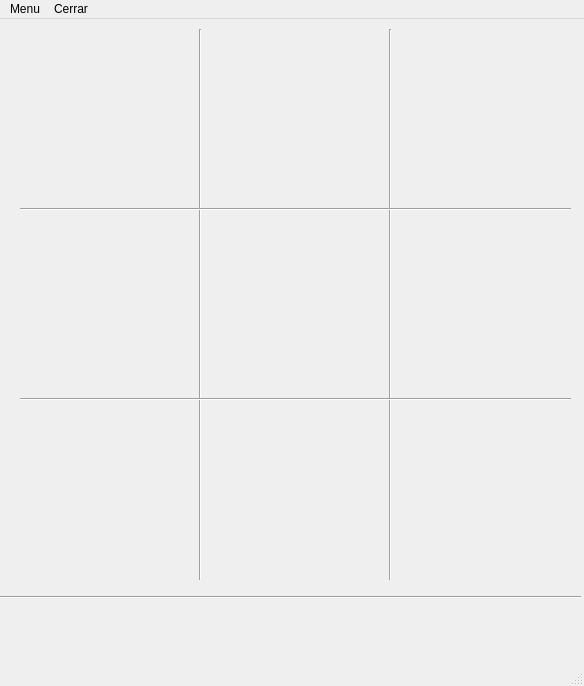
<?xml version="1.0" encoding="UTF-8"?>
<ui version="4.0">
 <class>Sudoku</class>
 <widget class="QMainWindow" name="Sudoku">
  <property name="geometry">
   <rect>
    <x>0</x>
    <y>0</y>
    <width>584</width>
    <height>686</height>
   </rect>
  </property>
  <property name="windowTitle">
   <string>Sudoku</string>
  </property>
  <widget class="QWidget" name="centralWidget">
   <widget class="QWidget" name="gridLayoutWidget">
    <property name="geometry">
     <rect>
      <x>20</x>
      <y>10</y>
      <width>171</width>
      <height>171</height>
     </rect>
    </property>
    <layout class="QGridLayout" name="bloque1">
     <property name="sizeConstraint">
      <enum>QLayout::SetDefaultConstraint</enum>
     </property>
    </layout>
   </widget>
   <widget class="Line" name="line">
    <property name="geometry">
     <rect>
      <x>0</x>
      <y>570</y>
      <width>581</width>
      <height>16</height>
     </rect>
    </property>
    <property name="orientation">
     <enum>Qt::Horizontal</enum>
    </property>
   </widget>
   <widget class="QWidget" name="horizontalLayoutWidget">
    <property name="geometry">
     <rect>
      <x>20</x>
      <y>590</y>
      <width>551</width>
      <height>61</height>
     </rect>
    </property>
    <layout class="QHBoxLayout" name="gridTeclado"/>
   </widget>
   <widget class="Line" name="line_4">
    <property name="geometry">
     <rect>
      <x>190</x>
      <y>10</y>
      <width>20</width>
      <height>551</height>
     </rect>
    </property>
    <property name="orientation">
     <enum>Qt::Vertical</enum>
    </property>
   </widget>
   <widget class="Line" name="line_5">
    <property name="geometry">
     <rect>
      <x>380</x>
      <y>10</y>
      <width>20</width>
      <height>551</height>
     </rect>
    </property>
    <property name="orientation">
     <enum>Qt::Vertical</enum>
    </property>
   </widget>
   <widget class="Line" name="line_8">
    <property name="geometry">
     <rect>
      <x>20</x>
      <y>180</y>
      <width>551</width>
      <height>20</height>
     </rect>
    </property>
    <property name="orientation">
     <enum>Qt::Horizontal</enum>
    </property>
   </widget>
   <widget class="Line" name="line_9">
    <property name="geometry">
     <rect>
      <x>20</x>
      <y>370</y>
      <width>551</width>
      <height>20</height>
     </rect>
    </property>
    <property name="orientation">
     <enum>Qt::Horizontal</enum>
    </property>
   </widget>
   <widget class="QWidget" name="gridLayoutWidget_2">
    <property name="geometry">
     <rect>
      <x>210</x>
      <y>10</y>
      <width>171</width>
      <height>171</height>
     </rect>
    </property>
    <layout class="QGridLayout" name="bloque2">
     <property name="sizeConstraint">
      <enum>QLayout::SetDefaultConstraint</enum>
     </property>
    </layout>
   </widget>
   <widget class="QWidget" name="gridLayoutWidget_3">
    <property name="geometry">
     <rect>
      <x>400</x>
      <y>10</y>
      <width>171</width>
      <height>171</height>
     </rect>
    </property>
    <layout class="QGridLayout" name="bloque3">
     <property name="sizeConstraint">
      <enum>QLayout::SetDefaultConstraint</enum>
     </property>
    </layout>
   </widget>
   <widget class="QWidget" name="gridLayoutWidget_4">
    <property name="geometry">
     <rect>
      <x>20</x>
      <y>200</y>
      <width>171</width>
      <height>171</height>
     </rect>
    </property>
    <layout class="QGridLayout" name="bloque4">
     <property name="sizeConstraint">
      <enum>QLayout::SetDefaultConstraint</enum>
     </property>
    </layout>
   </widget>
   <widget class="QWidget" name="gridLayoutWidget_5">
    <property name="geometry">
     <rect>
      <x>210</x>
      <y>200</y>
      <width>171</width>
      <height>171</height>
     </rect>
    </property>
    <layout class="QGridLayout" name="bloque5">
     <property name="sizeConstraint">
      <enum>QLayout::SetDefaultConstraint</enum>
     </property>
    </layout>
   </widget>
   <widget class="QWidget" name="gridLayoutWidget_6">
    <property name="geometry">
     <rect>
      <x>400</x>
      <y>200</y>
      <width>171</width>
      <height>171</height>
     </rect>
    </property>
    <layout class="QGridLayout" name="bloque6">
     <property name="sizeConstraint">
      <enum>QLayout::SetDefaultConstraint</enum>
     </property>
    </layout>
   </widget>
   <widget class="QWidget" name="gridLayoutWidget_7">
    <property name="geometry">
     <rect>
      <x>20</x>
      <y>390</y>
      <width>171</width>
      <height>171</height>
     </rect>
    </property>
    <layout class="QGridLayout" name="bloque7">
     <property name="sizeConstraint">
      <enum>QLayout::SetDefaultConstraint</enum>
     </property>
    </layout>
   </widget>
   <widget class="QWidget" name="gridLayoutWidget_8">
    <property name="geometry">
     <rect>
      <x>210</x>
      <y>390</y>
      <width>171</width>
      <height>171</height>
     </rect>
    </property>
    <layout class="QGridLayout" name="bloque8">
     <property name="sizeConstraint">
      <enum>QLayout::SetDefaultConstraint</enum>
     </property>
    </layout>
   </widget>
   <widget class="QWidget" name="gridLayoutWidget_9">
    <property name="geometry">
     <rect>
      <x>400</x>
      <y>390</y>
      <width>171</width>
      <height>171</height>
     </rect>
    </property>
    <layout class="QGridLayout" name="bloque9">
     <property name="sizeConstraint">
      <enum>QLayout::SetDefaultConstraint</enum>
     </property>
    </layout>
   </widget>
  </widget>
  <widget class="QMenuBar" name="menuBar">
   <property name="enabled">
    <bool>true</bool>
   </property>
   <property name="geometry">
    <rect>
     <x>0</x>
     <y>0</y>
     <width>584</width>
     <height>20</height>
    </rect>
   </property>
   <widget class="QMenu" name="menuMenu">
    <property name="title">
     <string>Menu</string>
    </property>
    <addaction name="actionVerificar_Soluci_n"/>
    <addaction name="actionGuardar_partida"/>
   </widget>
   <widget class="QMenu" name="menuCerrar">
    <property name="title">
     <string>Cerrar</string>
    </property>
    <addaction name="actionVolver_al_men_principal"/>
    <addaction name="actionSalir"/>
   </widget>
   <addaction name="menuMenu"/>
   <addaction name="menuCerrar"/>
  </widget>
  <widget class="QStatusBar" name="statusBar"/>
  <action name="actionMenu">
   <property name="text">
    <string>Verificar solución</string>
   </property>
  </action>
  <action name="actionVerificar_Soluci_n">
   <property name="text">
    <string>Verificar Solución</string>
   </property>
  </action>
  <action name="actionGuardar_partida">
   <property name="text">
    <string>Guardar partida</string>
   </property>
  </action>
  <action name="actionVolver_al_men_principal">
   <property name="text">
    <string>Volver al menú principal</string>
   </property>
  </action>
  <action name="actionSalir">
   <property name="text">
    <string>Salir</string>
   </property>
  </action>
 </widget>
 <layoutdefault spacing="6" margin="11"/>
 <resources/>
 <connections/>
</ui>
